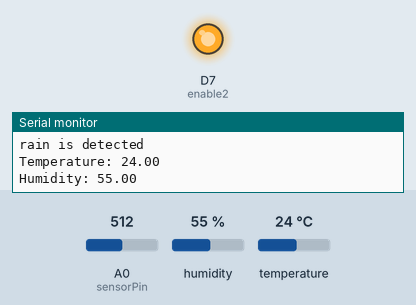
Bench run of a sketch on a simulated ESP8266 (NodeMCU). On the bench: output pins drawn as LEDs (lit = HIGH), the last lines printed to the serial monitor. The test bench sets the inputs (shaded band); at power-on: A0 (sensorPin) = 512, humidity 55 %, temperature 24 °C. WiFi joins after 1.5 s; servers stay silent unless stated.

Above: at 2.7 s.
2.8 s: A0 (sensorPin) set to 811
5.4 s: A0 (sensorPin) set to 842
At 7.6 s:
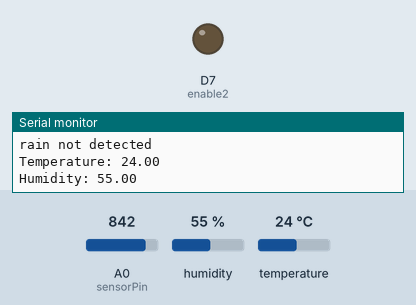
10.6 s: A0 (sensorPin) set to 716
At 11.4 s:
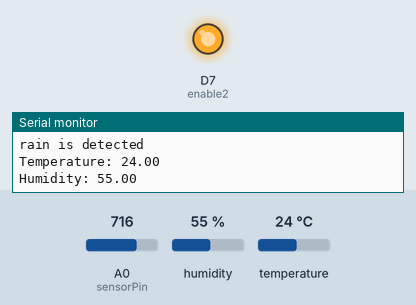
13.2 s: A0 (sensorPin) set to 900
At 15.2 s:
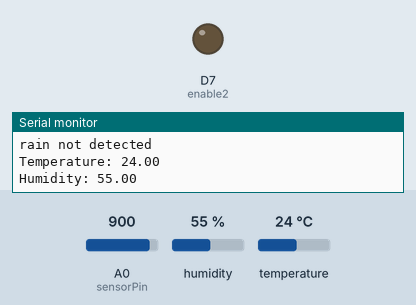
Timing chart, 0 to 16.7 s (numbered marks = the images above; inputs shaded):
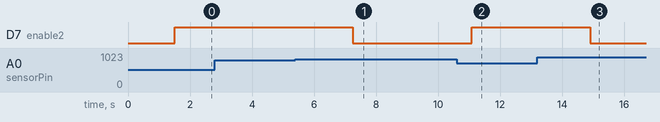

Measured:
- the behaviour switches between 823 and 824 on A0 (sensorPin) (found by bisection; images 0 and 1)
- after the input at 5.4 s, D7 (enable2): HIGH → LOW after 1.9 s
- after the input at 10.6 s, D7 (enable2): LOW → HIGH after 0.48 s
- after the input at 13.2 s, D7 (enable2): HIGH → LOW after 1.7 s

The sketch:

IOT_PROJECT.ino
```cpp
#include <ESP8266WiFi.h>                                                    // NodeMCU Library
#include <DHT.h>                                                          // DHT Sensor Library
#include <ThingSpeak.h>                                                     // ThingSpeak Library
DHT dht(D3, DHT11);                                                         // Declaring D3 as dht pin
WiFiClient client;                                                      // WiFi client object for ThingSpeak
long myChannelNumber = 1700965 ;                                        // ThingSpeak channel
const char myWriteAPIKey[] = "W0CFRCUTCJ0TGQ76";                        // ThingSpeak write key
int sensorPin = A0;                                                         // Raindrop sensor input pin
int enable2 = 13;                                                           // Raindrop sensor output led pin
int sensorValue2 = 0;                                                  // Variable to store the value coming from Raindrop sensor
bool flag = false;     // Boolean to save rain status

 void setup() {
    pinMode(enable2, OUTPUT);                                                 // Setting led pin as output
    Serial.begin(115200);                                                       // Initializing baud rate
    WiFi.begin("OnePlusNord", "prasanna");                                  // Connect to WiFi using given id and password
    while (WiFi.status() != WL_CONNECTED)                                // WiFi getting connected
    {
      delay(500);
      Serial.print("..");
    }
    Serial.println();
    Serial.println("NodeMCU is connected!");
    Serial.println(WiFi.localIP());                                       // Print IP connected
    dht.begin();                                                              // Connect to dht sensor
    ThingSpeak.begin(client);                                              // Connect to ThingSpeak
 }

void loop() {
  sensorValue2 = analogRead(sensorPin);                                 // Reading Raindrop sensor value
  sensorValue2 = constrain(sensorValue2, 0, 1023);                      // Limiting the range of values
  sensorValue2 = map(sensorValue2, 0 , 1023, 100, 0);                  // Invert the range
  if (sensorValue2 >= 20)                                                   // If rain sensor value > threshold
  {
    Serial.println("rain is detected ");                                    // Print on serial monitor that rain detected
//    Serial.println(sensorValue2);
    digitalWrite(enable2, HIGH);                                        // Light the LED on board
    flag = true;
                                                                          // Rain status is true
  }
  else                                                                    // If rain sensor value < threshold
  {
    Serial.println("rain not detected ");                                   // Print on serial monitor that rain detected
    digitalWrite(enable2, LOW);                                         // Switch off the LED on board
    flag = false;                                                           // Rain status is false
  }
  float h = dht.readHumidity();                                         // Reading and saving Humidity value
  float t = dht.readTemperature();                                      // Reading and saving Temperature value
  Serial.println("Temperature: " + (String) t);                           // Printing these values on serial monitor
  Serial.println("Humidity: " + (String) h);
  Serial.println();
  // SENDING DATA TO THINGSPEAK
  if (flag == true) {                                                       // If it is raining
    ThingSpeak.writeField(myChannelNumber, 3, sensorValue2, myWriteAPIKey);        // Send sensorValue to ThingSpeak in channel 3
    //delay(100);
    ThingSpeak.writeField(myChannelNumber, 2, h, myWriteAPIKey);        // Send humidity value to ThingSpeak in channel 2
    //delay(100);
    ThingSpeak.writeField(myChannelNumber, 1, t, myWriteAPIKey);  // Send temperature value to ThingSpeak in channel 1


  }
  else {                                                                    // If it is not raining
      ThingSpeak.writeField(myChannelNumber, 3, 0, myWriteAPIKey);          // Send 0 to ThingSpeak in channel 3
      //delay(100);
      ThingSpeak.writeField(myChannelNumber, 2, h, myWriteAPIKey);        // Send humidity value to ThingSpeak in channel 2
      //delay(100);
      ThingSpeak.writeField(myChannelNumber, 1, t, myWriteAPIKey);       // Send temperature value to ThingSpeak in channel 1
   }
 delay(1000);
 }
```
